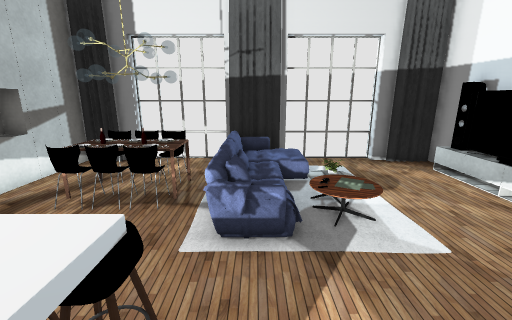
View 1 (above)

15 first-person views from a walk through a scene from a Unity 3-D project. The camera is 1.5 m above the floor, tilts 14° down and sees 90° across. Doors are open. The floor is counted in squares, 0.5 m on a side. Each view is taken from the middle of a square. On the plan, view 1 faces up. The plan holds only what a view shows up to about 19 squares ahead; the rest is blank. Some surface patterns are stand-ins.

View 2
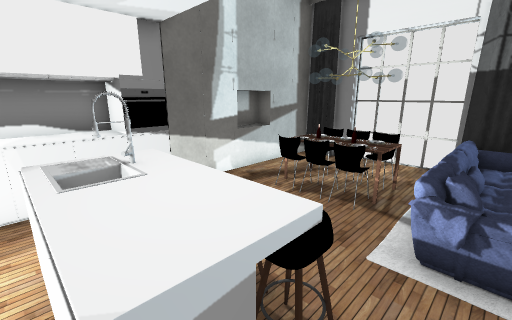

View 3
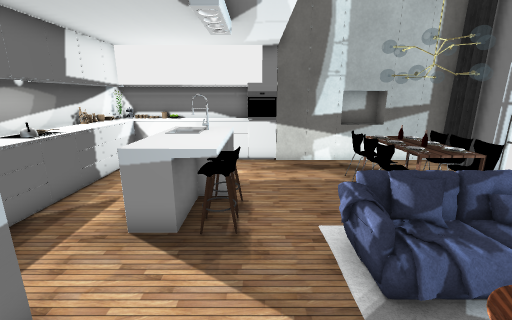

View 4
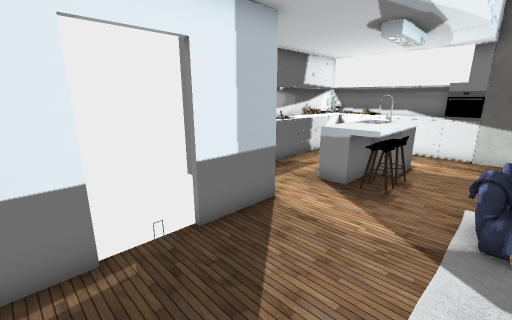

View 5
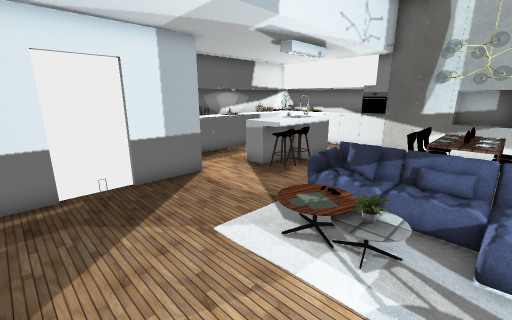

View 6
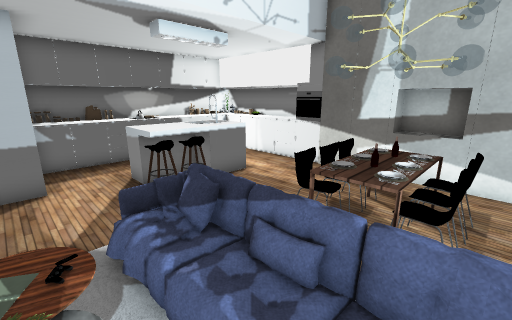

View 7
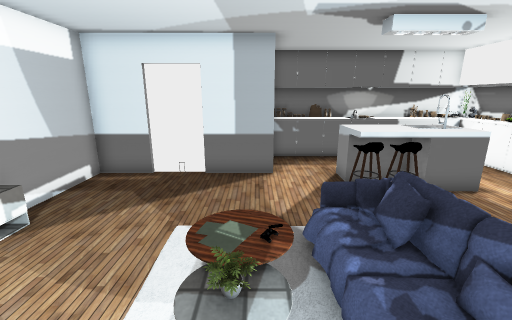

View 8
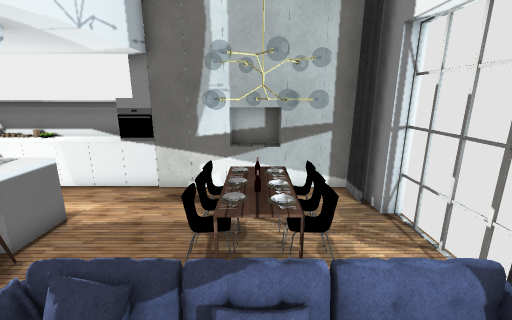

View 9
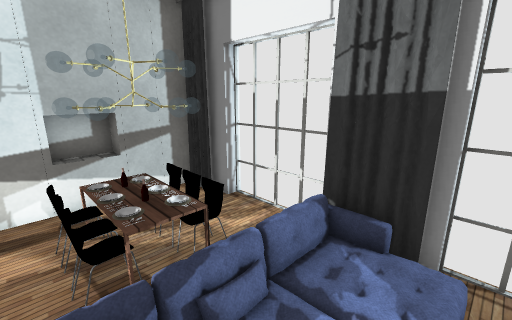

View 10
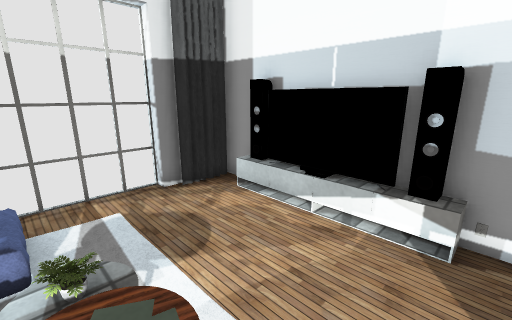

View 11
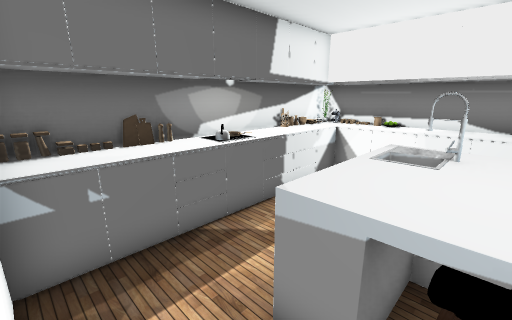

View 12
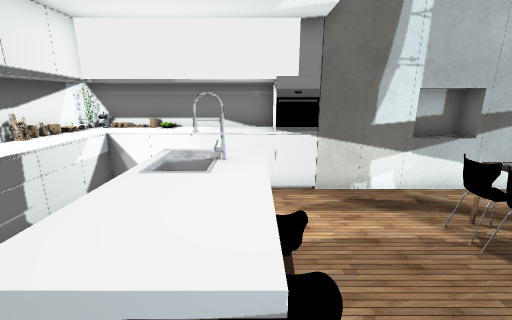

View 13
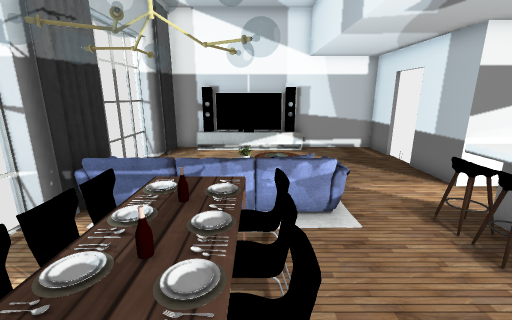

View 14
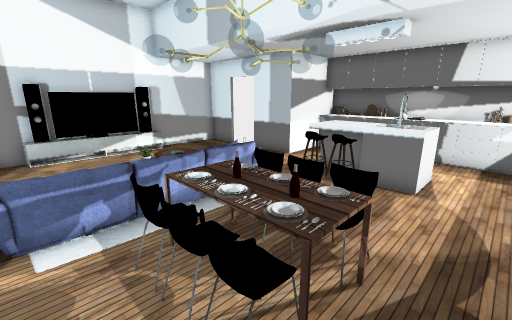

View 15
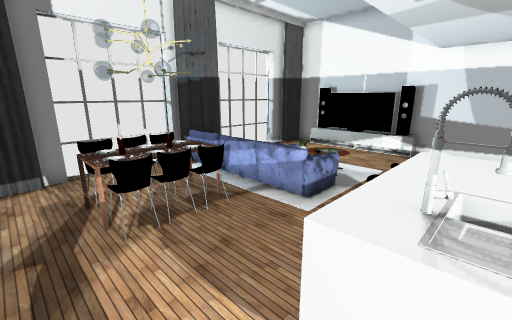

### Floor plan
Key: @ floor where view 1 was taken; # wall or solid block; . main floor; : floor 0.5 m higher than the main floor; / step, stairs or slope; D open door; = window, fence, low wall or low ledge; ^ raised ledge; C curtain; S sofa; A carpet; H chair; T table; N chandelier; B TV; F flower; E oven; I sink; K kettle; O other object.
Columns run from 10 left of view 1 to 8 right of it. Each row starts with its distance up from view 1.
 13     #############
 12   ###====#C##===###
 11   #......SSSA.....#
 10   #..HHH.S A/ ....O
  9  ##.TN#NTS A  ....#
  8  #=.TTTTTSA / ....B
  7  ##.THHHTS  F ....B
  6   #......S A: ....#
  5   #......SSA  ....O
  4 ###...............#
  3 ##E....H..........#
  2 #^=..^^HHH........#
  1 #^=..#II^^........#
  0 #^=..##^^.@###DDD##
 -1 #O=........#
 -2 ##=........#
 -3 #O^====K===#
 -4 ############

Positions as (right, up) in squares from view 1, and headings:
1: (0, 0), facing up
2: (0, 0), facing up-left
3: (4, 3), facing left
4: (7, 5), facing down-left
5: (7, 9), facing down-left
6: (2, 10), facing down-left
7: (2, 10), facing down
8: (2, 8), facing left
9: (2, 6), facing up-left
10: (2, 4), facing up-right
11: (1, 2), facing down-left
12: (0, 2), facing left
13: (-7, 7), facing right
14: (-7, 11), facing down-right
15: (-7, 1), facing up-right
